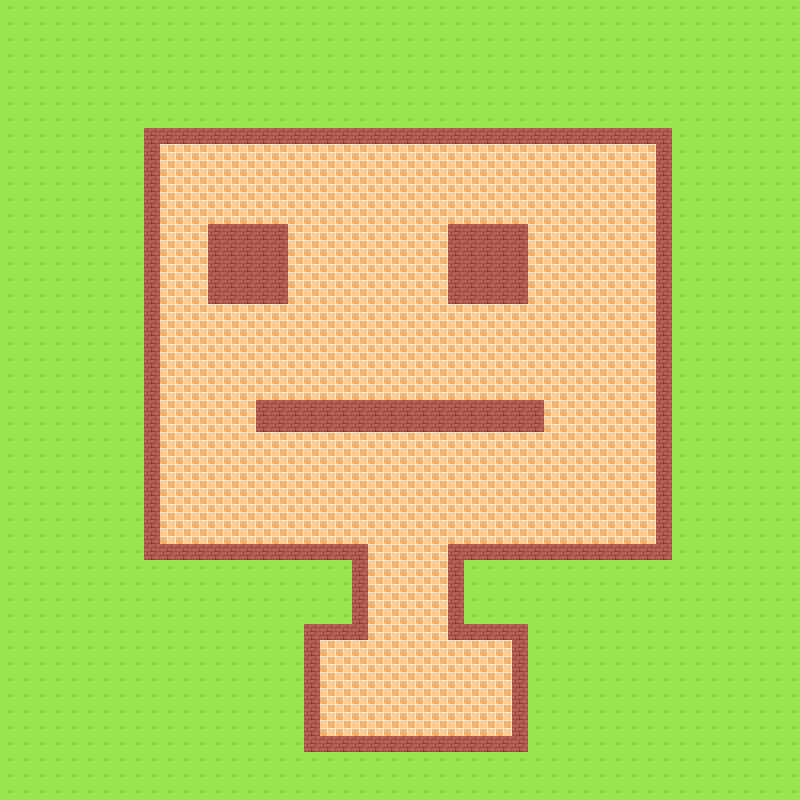

Tiled map render using the project's own tile images. Description and the map definition, with tile-layer contents summarised, below:
An orthogonal 50x50 tile map with 16x16 px tiles, 2 tile layers (background, Walls) and 15 objects (15x 'wall').

<map version="1.4" tiledversion="1.4.2" orientation="orthogonal" renderorder="right-down" width="50" height="50" tilewidth="16" tileheight="16" infinite="0" nextlayerid="4" nextobjectid="17">
 <tileset firstgid="1" source="prison.tsx" />
 <layer id="1" name="background" width="50" height="50" locked="1">
  <data>[2500 cells, 2500 non-empty, 2 distinct tile ids]</data>
 </layer>
 <objectgroup id="3" name="collision">
  <object id="1" name="'wall'" x="144" y="128" width="528" height="16" />
  <object id="2" name="'wall'" x="656" y="128" width="16" height="432" />
  <object id="3" name="'wall'" x="447" y="544" width="224.095" height="16" />
  <object id="4" name="'wall'" x="447" y="544" width="16" height="96" />
  <object id="6" name="'wall'" x="447" y="623" width="80" height="16" />
  <object id="7" name="'wall'" x="511" y="623" width="16" height="128" />
  <object id="8" name="'wall'" x="304" y="736" width="224" height="16" />
  <object id="9" name="'wall'" x="304" y="626" width="15" height="109" />
  <object id="10" name="'wall'" x="304" y="624" width="64" height="16" />
  <object id="11" name="'wall'" x="352" y="544" width="16" height="96" />
  <object id="12" name="'wall'" x="144" y="544" width="206.909" height="15.3333" />
  <object id="13" name="'wall'" x="144" y="128" width="16" height="432" />
  <object id="14" name="'wall'" x="256" y="400" width="288" height="32" />
  <object id="15" name="'wall'" x="448" y="224" width="80" height="80" />
  <object id="16" name="'wall'" x="208" y="224" width="80" height="80" />
 </objectgroup>
 <layer id="2" name="Walls" width="50" height="50" locked="1">
  <data>[2500 cells, 240 non-empty, 1 distinct tile ids]</data>
 </layer>
</map>
